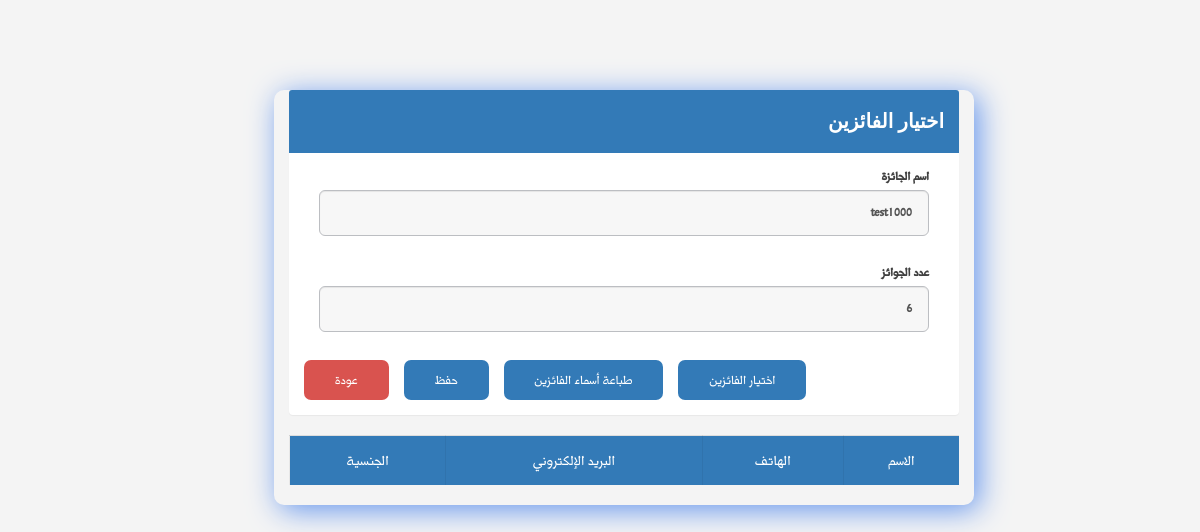
Page /prizeWinner.php?prizeId=49&subEventId=0 on the earlier database version.
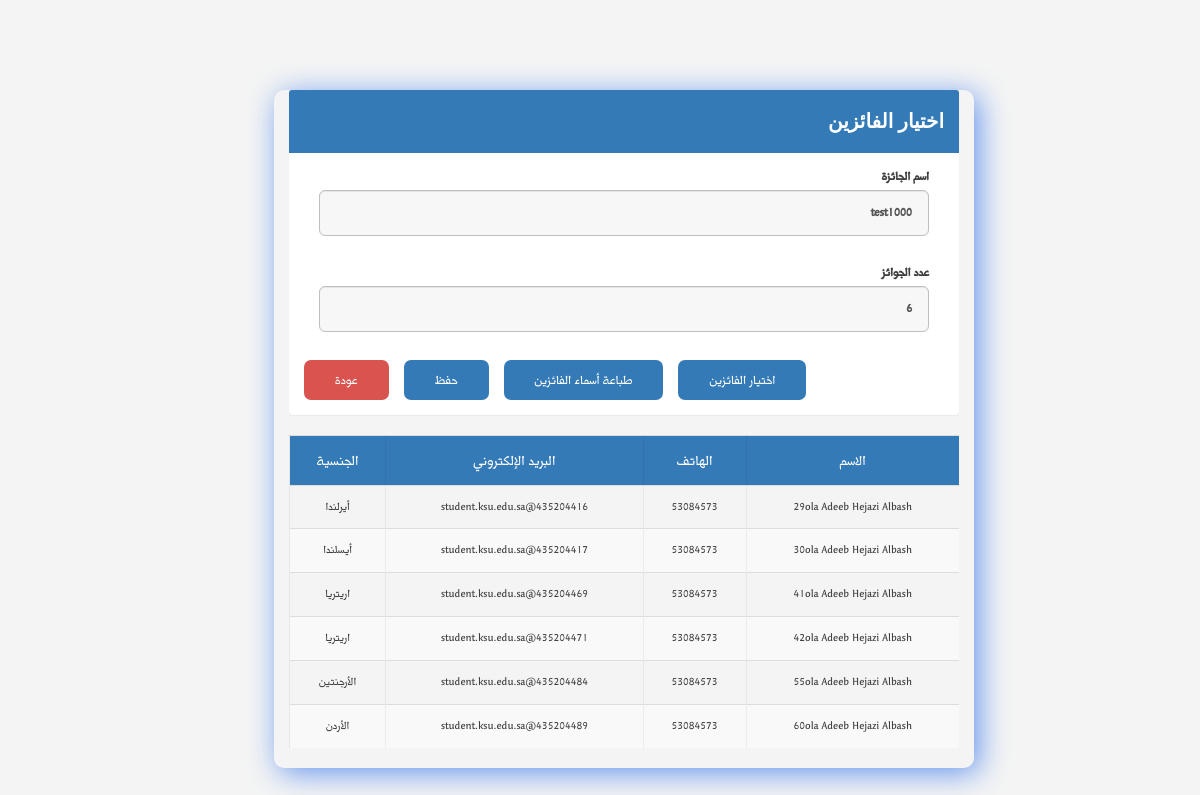
Same page on the later database version.
### tables this page shows
CREATE TABLE `prize` (
  `Prize_ID` int(11) NOT NULL,
  `namePrize` varchar(100) NOT NULL,
  `numOfPrize` int(11) NOT NULL,
  `event_ID` int(11) NOT NULL,
  `subevent_ID` int(11) DEFAULT NULL
);

CREATE TABLE `attendee` (
  `Id` int(11) NOT NULL,
  `email` varchar(30) NOT NULL,
  `name` varchar(100) NOT NULL,
  `phone` int(10) NOT NULL,
  `DOB` date DEFAULT NULL,
  `genderId` int(11) DEFAULT NULL,
  `educationalLevelId` int(11) DEFAULT NULL,
  `jobTitle` varchar(30) DEFAULT NULL,
  `nationalityId` int(11) DEFAULT NULL,
  `nationalId` int(11) DEFAULT NULL,
  `VIPCode` int(11) DEFAULT NULL,
  `optional` varchar(100) NOT NULL,
  `form` varchar(30) NOT NULL,
  `eventId` int(11) NOT NULL,
  `checkInEventAttende` tinyint(1) DEFAULT '0',
  `prizeId` int(11) NOT NULL
);

CREATE TABLE `nationality` (
  `Id` int(11) NOT NULL,
  `Name` varchar(100) NOT NULL
);

### prizeWinner.php (the view, shortened to what this page needs)
<?php
require_once 'php/connectTosql.php';
if (isset($_GET['prizeId'])) {
 $prizeId = $_GET['prizeId'];
 $prizeQuery = mysqli_query($con, "SELECT * FROM prize WHERE prize_ID ='$prizeId' ") or die(mysqli_error($con));
 $row        = mysqli_fetch_row($prizeQuery);
 $namePrize  = $row[1];
 $numOfPrize = $row[2];
 $eventId    = $row[3];
 $subEventId = $row[4];
 if (!isset($_POST['chooseWinner'])) {
  $query = "Select att.id ,  att.name,phone,email,na.Name as
nationalityName ,DOB from attendeewinners atw inner join attendee att on att.id=atw.attendeeId
inner join nationality na on na.Id=att.nationalityId where atw.prizeId =$prizeId";
  $winnerQuery = mysqli_query($con, $query) or die(mysqli_error($con));
 }
}
?>
<!DOCTYPE html>
<html lang="ar">
<head>
  <link rel="stylesheet" href="https://unpkg.com/purecss@1.0.0/build/pure-min.css">
  <link rel="stylesheet" href="css/layouts/custom.css">
  <link rel="stylesheet" href="css/font-awesome.min.css">
  <link rel="stylesheet" href="css/icon.css">
  <link rel="stylesheet" href="css/bootstrap.min.css">
  <link rel="stylesheet" href="css/main-rtl.css">
</head>
<body>
  <div class="mainContent">
    <div class="container">
      <div class="panel panel-primary">
        <div class="panel-heading printhide">
          <h4 class="panelTitle"> اختيار الفائزين </h4>
        </div>
        <div class="panel-body">
          <form action="" class="formDivEditPrize" method="post">
<div class="col-md-16 printhide">
            <div class="col-md-12">
              <div class="form-group form-group-lg">
                <label for="prizeName" class="control-label"> اسم الجائزة</label>
                <label type="text" class="form-control" id="prizeName" name="prizeName">
                  <?php echo $namePrize ?>
                </label>
              </div>
            </div>
            <div class="col-md-12">
              <div class="form-group form-group-lg">
                <label for="prizeNum" class="control-label"> عدد الجوائز</label>
                <label class="form-control" id="prizeNum" name="prizeNum">
                  <?php echo $numOfPrize ?>
                </label>
              </div>
            </div>
            <a href="/tactic/managePrize.php" class="bodyform btn btn-nor-danger btn-sm">عودة</a>
            <input type="submit" value="حفظ" name="save" class="btn btn-nor-primary btn-lg enable-overlay">
            <input type="button" value="طباعة أسماء الفائزين" Id="btnPrintWinners" class=" btn btn-nor-primary btn-sm">
            <input type="submit" value="اختيار الفائزين" name="chooseWinner" class="btn btn-nor-primary btn-lg enable-overlay">
        </div>
      </div>
      </div>
      <table class="table table-striped">
        <tr>
          <th> الاسم </th>
          <th> الهاتف </th>
          <th> البريد الإلكتروني </th>
          <th> الجنسية </th>
        </tr>
        <?php
$result = array();
if (isset($_POST['chooseWinner'])) {
 if ($eventId != null) {
   if($subEventId == 0)
   {
  $sql = "SELECT att.id ,  att.name,phone,email,na.Name as nationalityName ,DOB FROM `attendee` att INNER JOIN nationality na
                   on att.nationalityId=na.Id where att.eventid=$eventId and att.checkInEventAttende=1";
   }
   else{
     $sql = "SELECT att.id ,  att.name,phone,email,na.Name as nationalityName ,DOB  FROM attendee att
      INNER JOIN nationality na on att.nationalityId=na.Id
   where (att.id in
	   (select att.id from subeventattendee where subeventId='$subEventId' and checkInSubeventAttende=1) )
	    ";
   }
  $attendeQuery = mysqli_query($con, $sql) or die(mysqli_error($con));
  $dataArray = array();
  while ($res = mysqli_fetch_array($attendeQuery)) {
   $dataArray[] = array("attendeeId" => $res['id'], "attendeeName" => $res['name']
    , "attendeephone" => $res['phone'], "attendeeEmail" => $res['email']
    , "attendeeNationalityName" => $res['nationalityName'], "attendeeDOB" => $res['DOB'],
   );
  }
  $result = array_rand($dataArray, $numOfPrize);
 }
} else {
 if (isset($winnerQuery)) {
  while ($res = mysqli_fetch_array($winnerQuery)) {
   $result[] = array("attendeeId" => $res['id'], "attendeeName" => $res['name']
    , "attendeephone" => $res['phone'], "attendeeEmail" => $res['email']
    , "attendeeNationalityName" => $res['nationalityName'], "attendeeDOB" => $res['DOB'],
   );
  }
 }
}
foreach ($result as $key) {
 $item = isset($winnerQuery) == false ? $dataArray[$key] : $key;
 echo "<tr>";
 echo "<td><span >" . $item['attendeeName'] . "</span></td>";
 echo "<td><span >" . $item['attendeephone'] . "</span></td>";
 echo "<td><span >" . $item['attendeeEmail'] . "</span></td>";
 echo "<td><span >" . $item['attendeeNationalityName'] . "</span></td>";
 echo "</tr>";
}
?>
      </table>
    </div>
  </div>
</body>
</html>

### css/layouts/custom.css (style rules this page uses)
* { box-sizing: border-box; }
.mainContent { margin: 0; margin-right: 20%; width: 80%; height: 900px; }
.panel-primary { border-color: #337ab7; border: 0px !important; }
.form-group-lg .form-control { height: 46px; padding: 10px 16px; font-size: 17px !important; line-height: 1.3333333; border-radius: 6px; }
.panelTitle { font-weight: bold; font-size: 20px; font-family: 'Noto Nastaliq Urdu Draft', serif; text-decoration: none; }
.container { position: relative; left: 15%; top: 10%; z-index: 0; border-radius: 10px; box-shadow: 5px 5px 30px cornflowerblue; max-width: 700px; text-align: right; }
::placeholder { text-align: right; }
form .btn { float: left; }
body { margin: 0; }

### css/main-rtl.css (style rules this page uses)
body { background: #f4f4f4 url(../images/bg.jpg) center top no-repeat; background-size: 100% }
html, body { margin: 0; padding: 0 }
body { line-height: 1 }
table { border-collapse: collapse; border-spacing: 0 }
body { font-size: 14px; color: #404040; overflow: auto; margin: 0 auto; padding: 0; font-family: "Midan W20"; direction: rtl; min-width: 320px; max-width: 2200px }
a { text-decoration: none !important }
.form-control { background: #f7f7f7; border: 1px solid #bcbec2; }
.form-group label { font-size: 17px; position: relative; }
.btn, a { transition: all .3s ease; -webkit-transition: all .3s ease; -moz-transition: all .3s ease; -ms-transition: all .3s ease }
.btn-nor-primary, .btn-nor-primary:link, .btn-nor-primary:visited, .btn-nor-primary:focus { background: #337AB7 !important; border: 1px solid transparent; color: #fff !important; border-radius: 7px; margin-right: 15px; font-size: 18px; padding: 0 30px; height: 40px; line-height: 38px; }
.btn-nor-danger, .btn-nor-danger:link, .btn-nor-danger:visited, .btn-nor-danger:focus { background: #D9534F !important; border: 1px solid transparent; color: #fff !important; border-radius: 7px; margin-right: 15px; font-size: 18px; padding: 0 30px; height: 40px; line-height: 38px; }
.table th, .table td { text-align: right; vertical-align: middle }
.table th { background: #337AB7; color: #FFFFFF; font-weight: 400; font-size: 20px; }
.table th, .table td { padding: 10px !important }
.table td { font-size: 16px; }
.table tr th, .table tr td { border-left: 1px solid rgba(0, 0, 0, .05); text-align: center !important }
.form-group { position: relative; padding-bottom: 8px; }
@media (min-width: 992px) { .col-md-1, .col-md-10, .col-md-11, .col-md-12, .col-md-2, .col-md-3, .col-md-4, .col-md-5, .col-md-6, .col-md-7, .col-md-8, .col-md-9 { float: right !important } }

Differences in the rows shown:
added attendee: name "29ola Adeeb Hejazi Albash", phone "53084573", email "435204416@student.ksu.edu.sa", nationalityId.Name "أيرلندا"
added attendee: name "30ola Adeeb Hejazi Albash", phone "53084573", email "435204417@student.ksu.edu.sa", nationalityId.Name "أيسلندا"
added attendee: name "41ola Adeeb Hejazi Albash", phone "53084573", email "435204469@student.ksu.edu.sa", nationalityId.Name "اريتريا"
added attendee: name "42ola Adeeb Hejazi Albash", phone "53084573", email "435204471@student.ksu.edu.sa", nationalityId.Name "اريتريا"
added attendee: name "55ola Adeeb Hejazi Albash", phone "53084573", email "435204484@student.ksu.edu.sa", nationalityId.Name "الأرجنتين"
added attendee: name "60ola Adeeb Hejazi Albash", phone "53084573", email "435204489@student.ksu.edu.sa", nationalityId.Name "الأردن"
